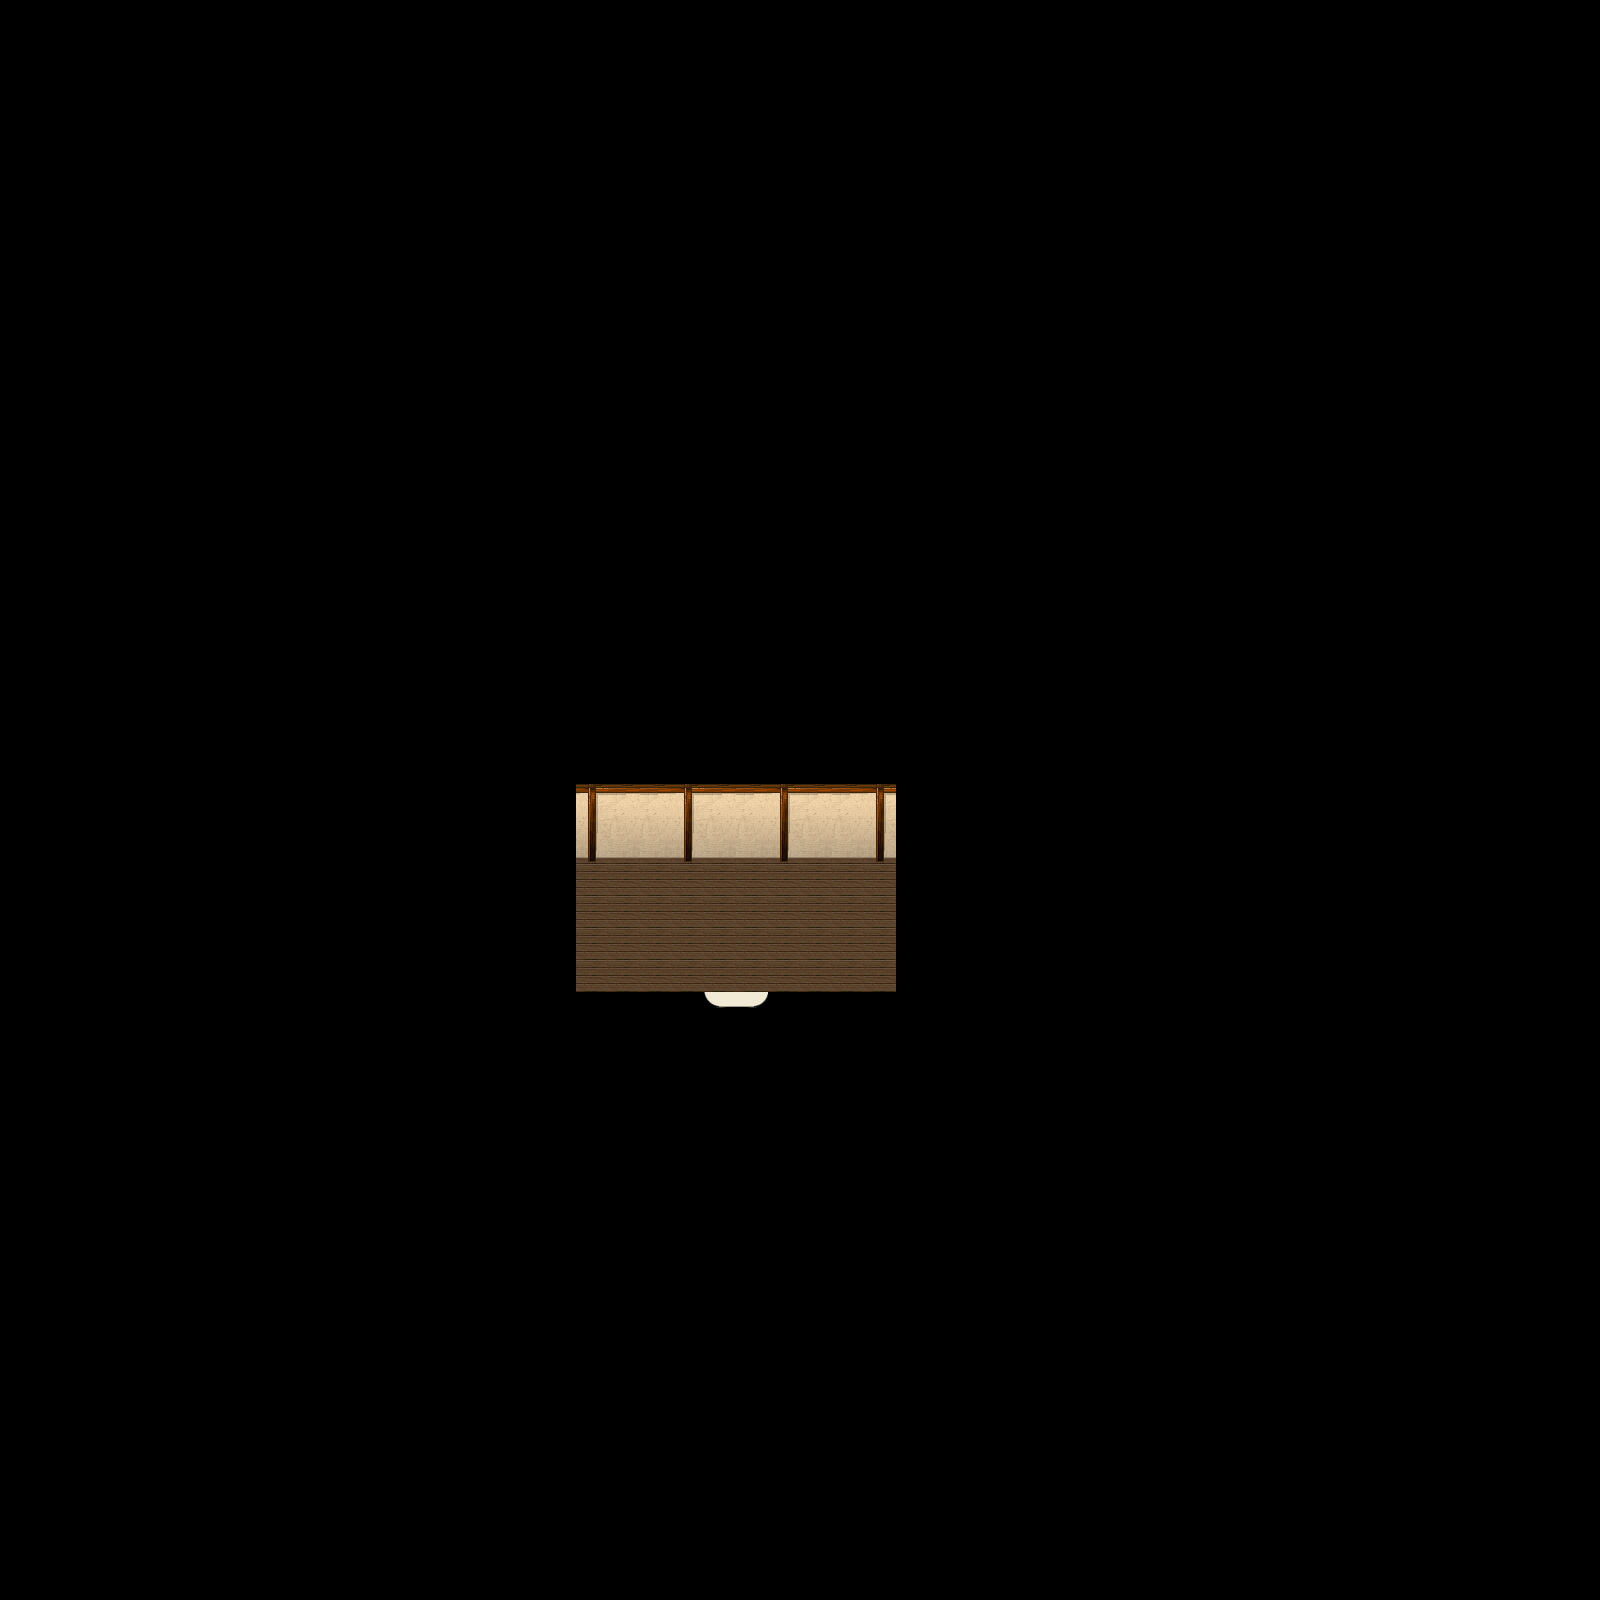

A level layout from a 2D game, rendered from its tile map. Below: a short description, then the map file with tile-grid data replaced by summaries:
An orthogonal 50x50 tile map with 32x32 px tiles, 4 tile layers (Ground, Ground, Fringe, Over), 1 hidden layer not drawn, 5 tilesets and 2 objects (WARP, SCRIPT).

<map version="1.0" orientation="orthogonal" width="50" height="50" tilewidth="32" tileheight="32">
 <properties>
  <property name="music" value="inside.ogg" />
 </properties>
 <tileset firstgid="1" name="collision1_32_32" tilewidth="32" tileheight="32">
  <image source="../graphics/tiles/collision1_32_32.png" width="1024" height="1024" />
 </tileset>
 <tileset firstgid="1025" name="indoor3_32_32" tilewidth="32" tileheight="32">
  <image source="../graphics/tiles/indoor3_32_32.png" width="1024" height="1024" />
 </tileset>
 <tileset firstgid="2049" name="indoor2_32_32" tilewidth="32" tileheight="32">
  <image source="../graphics/tiles/indoor2_32_32.png" width="1024" height="1024" />
 </tileset>
 <tileset firstgid="3073" name="indoor2_32_64" tilewidth="32" tileheight="64">
  <image source="../graphics/tiles/indoor2_32_64.png" width="1024" height="1024" />
 </tileset>
 <tileset firstgid="3585" name="indoor2_32_96" tilewidth="32" tileheight="96">
  <image source="../graphics/tiles/indoor2_32_96.png" width="1024" height="960" />
 </tileset>
 <layer name="Ground" width="50" height="50">
  <data>[2500 cells, 2500 non-empty, 4 distinct tile ids]</data>
 </layer>
 <layer name="Ground" width="50" height="50">
  <data>[2500 cells, 30 non-empty, 6 distinct tile ids]</data>
 </layer>
 <layer name="Fringe" width="50" height="50">
  <data>[2500 cells, 0 non-empty, 0 distinct tile ids]</data>
 </layer>
 <layer name="Over" width="50" height="50">
  <data>[2500 cells, 0 non-empty, 0 distinct tile ids]</data>
 </layer>
 <layer name="Collision" width="50" height="50" visible="0">
  <data>[2500 cells, 2500 non-empty, 1 distinct tile ids]</data>
 </layer>
 <objectgroup name="Object" width="50" height="50">
  <object name="Warp to city" type="WARP" x="704" y="992" width="64" height="32">
   <properties>
    <property name="DEST_MAP" value="ow-n0004-p0005-o0000" />
    <property name="DEST_X" value="4736" />
    <property name="DEST_Y" value="3584" />
   </properties>
  </object>
  <object name="External Map Events" type="SCRIPT" x="52" y="44" width="24" height="80">
   <properties>
    <property name="FILENAME" value="scripts/maps/iw-burg-cedric-house07-o00-o00-o00.lua" />
   </properties>
  </object>
 </objectgroup>
</map>
